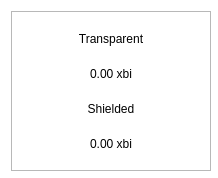
<?xml version="1.0" encoding="UTF-8"?>
<ui version="4.0">
 <class>BalanceBubble</class>
 <widget class="QWidget" name="BalanceBubble">
  <property name="geometry">
   <rect>
    <x>0</x>
    <y>0</y>
    <width>218</width>
    <height>178</height>
   </rect>
  </property>
  <property name="minimumSize">
   <size>
    <width>218</width>
    <height>178</height>
   </size>
  </property>
  <property name="maximumSize">
   <size>
    <width>250</width>
    <height>178</height>
   </size>
  </property>
  <property name="windowTitle">
   <string>Form</string>
  </property>
  <property name="styleSheet">
   <string notr="true">#BalanceBubble{
background-color:transparent
}</string>
  </property>
  <layout class="QVBoxLayout" name="verticalLayout_2">
   <property name="spacing">
    <number>0</number>
   </property>
   <item>
    <widget class="QFrame" name="frame">
     <property name="minimumSize">
      <size>
       <width>200</width>
       <height>160</height>
      </size>
     </property>
     <property name="maximumSize">
      <size>
       <width>250</width>
       <height>160</height>
      </size>
     </property>
     <property name="styleSheet">
      <string notr="true"/>
     </property>
     <property name="frameShape">
      <enum>QFrame::StyledPanel</enum>
     </property>
     <property name="frameShadow">
      <enum>QFrame::Raised</enum>
     </property>
     <property name="lineWidth">
      <number>10</number>
     </property>
     <layout class="QVBoxLayout" name="verticalLayout">
      <property name="spacing">
       <number>0</number>
      </property>
      <item>
       <layout class="QHBoxLayout" name="horizontalLayout">
        <item>
         <widget class="QLabel" name="lblFirst">
          <property name="styleSheet">
           <string notr="true"/>
          </property>
          <property name="text">
           <string>Transparent</string>
          </property>
          <property name="alignment">
           <set>Qt::AlignCenter</set>
          </property>
         </widget>
        </item>
       </layout>
      </item>
      <item>
       <widget class="QLabel" name="textTransparent">
        <property name="styleSheet">
         <string notr="true"/>
        </property>
        <property name="text">
         <string>0.00 xbi</string>
        </property>
        <property name="alignment">
         <set>Qt::AlignCenter</set>
        </property>
       </widget>
      </item>
      <item>
       <widget class="QLabel" name="lblSecond">
        <property name="styleSheet">
         <string notr="true"/>
        </property>
        <property name="text">
         <string>Shielded</string>
        </property>
        <property name="alignment">
         <set>Qt::AlignCenter</set>
        </property>
       </widget>
      </item>
      <item>
       <widget class="QLabel" name="textShielded">
        <property name="styleSheet">
         <string notr="true"/>
        </property>
        <property name="text">
         <string>0.00 xbi</string>
        </property>
        <property name="alignment">
         <set>Qt::AlignCenter</set>
        </property>
       </widget>
      </item>
     </layout>
    </widget>
   </item>
  </layout>
 </widget>
 <resources/>
 <connections/>
</ui>
